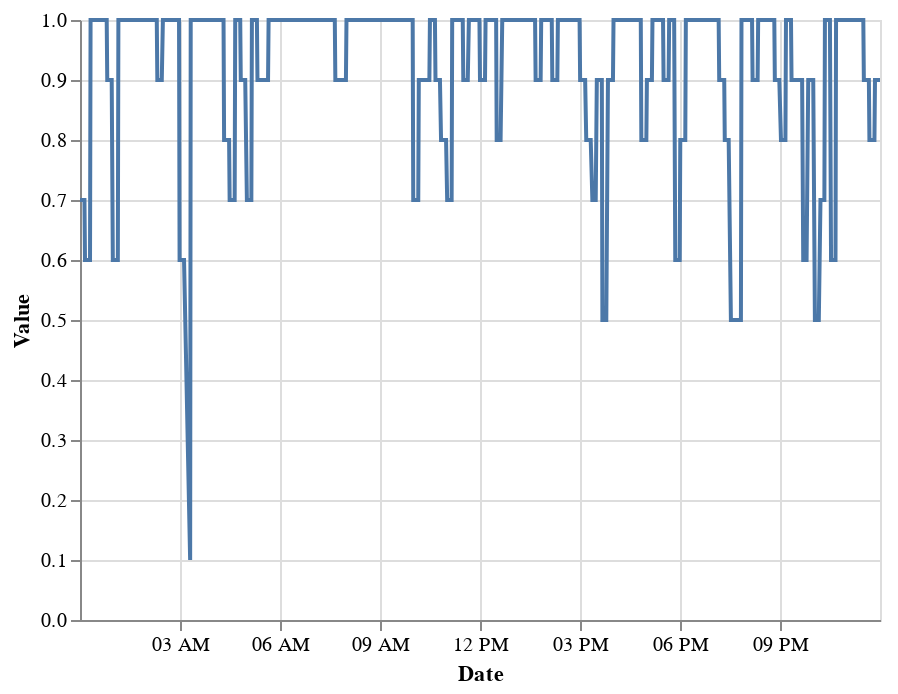

The code cell stored with this chart in its notebook:
### Code cell
dfInterp = pd.merge_asof(aug16.sort_values(by="Date"), df_group.sort_values(by="Time"), \
    left_on="Date",right_on="Time")

alt.Chart(dfInterp).mark_line().encode(
    x='Date',
    y='Value'
)

### Figure 1 — Vega-Lite specification as saved in the notebook (floating-point values rounded to 4 significant figures; data arrays with more than 128 entries replaced by an {"elided": "..."} marker saying what was removed)
{"$schema": "https://vega.github.io/schema/vega-lite/v2.6.0.json", "config": {"view": {"height": 300, "width": 400}}, "data": {"name": "data-95a3cc961513d7fc52400c6d51fec5e3"}, "datasets": {"data-95a3cc961513d7fc52400c6d51fec5e3": {"elided": "1321 records"}}, "encoding": {"x": {"field": "Date", "type": "temporal"}, "y": {"field": "Value", "type": "quantitative"}}, "mark": "line"}
